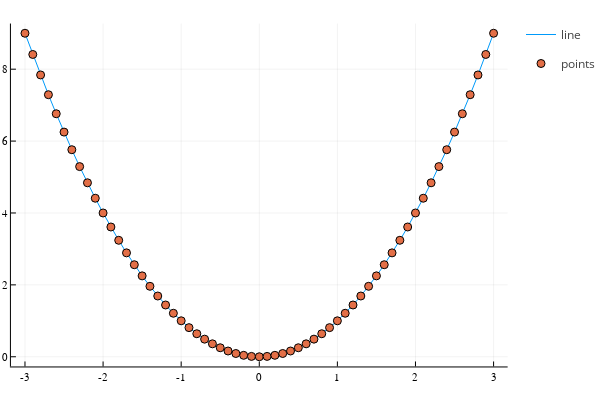

Notebook code cell kept with this figure:
### Code cell
plot(x, y, label="line")
scatter!(x, y, label="points")

### Figure 1 — Plotly figure (JSON) as saved in the notebook; plotly's stock layout.template omitted (floating-point values rounded to 4 significant figures)
{"data": [{"colorbar": {"title": ""}, "legendgroup": "line", "line": {"color": "rgba(0, 154, 250, 1.000)", "dash": "solid", "shape": "linear", "width": 1}, "mode": "lines", "name": "line", "showlegend": true, "type": "scatter", "x": [-3, -2.9, -2.8, -2.7, -2.6, -2.5, -2.4, -2.3, -2.2, -2.1, -2, -1.9, -1.8, -1.7, -1.6, -1.5, -1.4, -1.3, -1.2, -1.1, -1, -0.9, -0.8, -0.7, -0.6, -0.5, -0.4, -0.3, -0.2, -0.1, 0, 0.1, 0.2, 0.3, 0.4, 0.5, 0.6, 0.7, 0.8, 0.9, 1, 1.1, 1.2, 1.3, 1.4, 1.5, 1.6, 1.7, 1.8, 1.9, 2, 2.1, 2.2, 2.3, 2.4, 2.5, 2.6, 2.7, 2.8, 2.9, 3], "xaxis": "x", "y": [9, 8.41, 7.84, 7.29, 6.76, 6.25, 5.76, 5.29, 4.84, 4.41, 4, 3.61, 3.24, 2.89, 2.56, 2.25, 1.96, 1.69, 1.44, 1.21, 1, 0.81, 0.64, 0.49, 0.36, 0.25, 0.16, 0.09, 0.04, 0.01, 0, 0.01, 0.04, 0.09, 0.16, 0.25, 0.36, 0.49, 0.64, 0.81, 1, 1.21, 1.44, 1.69, 1.96, 2.25, 2.56, 2.89, 3.24, 3.61, 4, 4.41, 4.84, 5.29, 5.76, 6.25, 6.76, 7.29, 7.84, 8.41, 9], "yaxis": "y", "zmax": null, "zmin": null}, {"colorbar": {"title": ""}, "legendgroup": "points", "marker": {"color": "rgba(227, 111, 71, 1.000)", "line": {"color": "rgba(0, 0, 0, 1.000)", "width": 1}, "size": 8, "symbol": "circle"}, "mode": "markers", "name": "points", "showlegend": true, "type": "scatter", "x": [-3, -2.9, -2.8, -2.7, -2.6, -2.5, -2.4, -2.3, -2.2, -2.1, -2, -1.9, -1.8, -1.7, -1.6, -1.5, -1.4, -1.3, -1.2, -1.1, -1, -0.9, -0.8, -0.7, -0.6, -0.5, -0.4, -0.3, -0.2, -0.1, 0, 0.1, 0.2, 0.3, 0.4, 0.5, 0.6, 0.7, 0.8, 0.9, 1, 1.1, 1.2, 1.3, 1.4, 1.5, 1.6, 1.7, 1.8, 1.9, 2, 2.1, 2.2, 2.3, 2.4, 2.5, 2.6, 2.7, 2.8, 2.9, 3], "xaxis": "x", "y": [9, 8.41, 7.84, 7.29, 6.76, 6.25, 5.76, 5.29, 4.84, 4.41, 4, 3.61, 3.24, 2.89, 2.56, 2.25, 1.96, 1.69, 1.44, 1.21, 1, 0.81, 0.64, 0.49, 0.36, 0.25, 0.16, 0.09, 0.04, 0.01, 0, 0.01, 0.04, 0.09, 0.16, 0.25, 0.36, 0.49, 0.64, 0.81, 1, 1.21, 1.44, 1.69, 1.96, 2.25, 2.56, 2.89, 3.24, 3.61, 4, 4.41, 4.84, 5.29, 5.76, 6.25, 6.76, 7.29, 7.84, 8.41, 9], "yaxis": "y", "zmax": null, "zmin": null}], "layout": {"annotations": [], "height": 400, "legend_position": {"bgcolor": "rgba(255, 255, 255, 1.000)", "bordercolor": "rgba(0, 0, 0, 1.000)", "borderwidth": 1, "font": {"color": "rgba(0, 0, 0, 1.000)", "family": "sans-serif", "size": 11}, "title": {"font": {"color": "rgba(0, 0, 0, 1.000)", "family": "sans-serif", "size": 15}, "text": ""}, "tracegroupgap": 0, "traceorder": "normal", "x": 1, "xanchor": "auto", "y": 1, "yanchor": "auto"}, "margin": {"b": 20, "l": 0, "r": 0, "t": 20}, "paper_bgcolor": "rgba(255, 255, 255, 1.000)", "plot_bgcolor": "rgba(255, 255, 255, 1.000)", "showlegend": true, "width": 600, "xaxis": {"anchor": "y", "domain": [0.02138, 0.9934], "gridcolor": "rgba(0, 0, 0, 0.100)", "gridwidth": 0.5, "linecolor": "rgba(0, 0, 0, 1.000)", "mirror": false, "range": [-3.18, 3.18], "showgrid": true, "showline": true, "showticklabels": true, "tickangle": 0, "tickcolor": "rgb(0, 0, 0)", "tickfont": {"color": "rgba(0, 0, 0, 1.000)", "family": "sans-serif", "size": 11}, "tickmode": "array", "ticks": "inside", "ticktext": ["-3", "-2", "-1", "0", "1", "2", "3"], "tickvals": [-3, -2, -1, 0, 1, 2, 3], "title": "", "titlefont": {"color": "rgba(0, 0, 0, 1.000)", "family": "sans-serif", "size": 15}, "type": "-", "visible": true, "zeroline": false, "zerolinecolor": "rgba(0, 0, 0, 1.000)"}, "yaxis": {"anchor": "x", "domain": [0.03762, 0.9902], "gridcolor": "rgba(0, 0, 0, 0.100)", "gridwidth": 0.5, "linecolor": "rgba(0, 0, 0, 1.000)", "mirror": false, "range": [-0.27, 9.27], "showgrid": true, "showline": true, "showticklabels": true, "tickangle": 0, "tickcolor": "rgb(0, 0, 0)", "tickfont": {"color": "rgba(0, 0, 0, 1.000)", "family": "sans-serif", "size": 11}, "tickmode": "array", "ticks": "inside", "ticktext": ["0", "2", "4", "6", "8"], "tickvals": [0, 2, 4, 6, 8], "title": "", "titlefont": {"color": "rgba(0, 0, 0, 1.000)", "family": "sans-serif", "size": 15}, "type": "-", "visible": true, "zeroline": false, "zerolinecolor": "rgba(0, 0, 0, 1.000)"}}}
